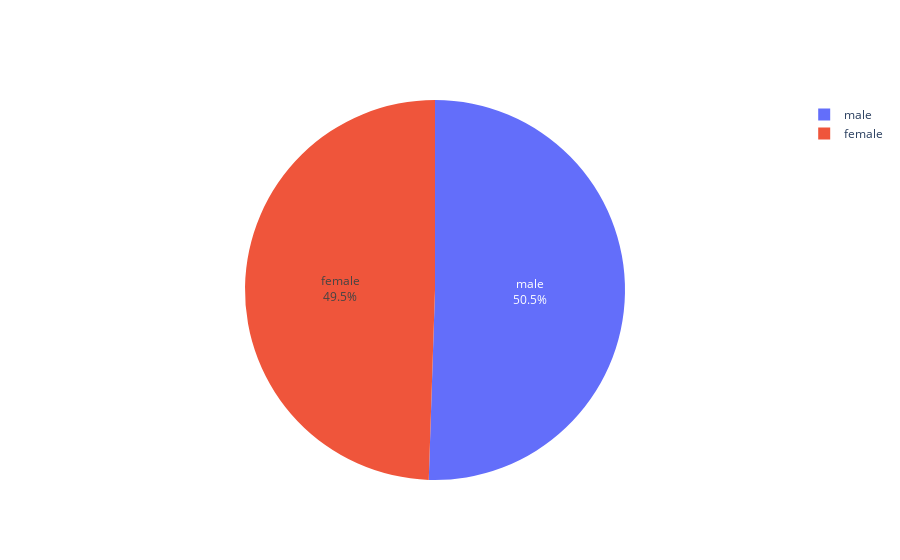

Here is the notebook cell this chart was saved with:
### Markdown cell above
Most of the users who took issurance are adults from age 15 to 25

### Code cell
#Male and female ratio in the dataset
g_index = df['sex'].value_counts().index
g_value = df['sex'].value_counts().values
fig = go.Figure(data=[go.Pie(labels=g_index,values=g_value,textinfo = 'label + percent')])
fig.show()

### Figure 1 — Plotly figure (JSON) as saved in the notebook; plotly's stock layout.template omitted (floating-point values rounded to 4 significant figures)
{"data": [{"labels": ["male", "female"], "textinfo": "label+percent", "type": "pie", "values": [676, 662]}], "layout": {}}
